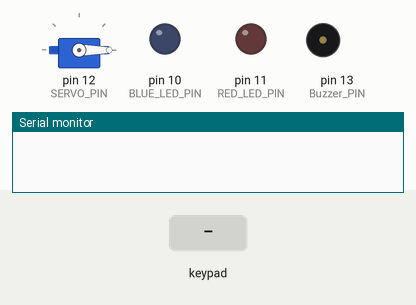
Bench run of a sketch on a simulated Arduino Uno, built with avr-gcc and run on an emulated ATmega328P. On the bench: servo, output pins drawn as LEDs (lit = HIGH), buzzer (waves = sounding, pin HIGH), the last lines printed to the serial monitor. Dashed ring = blinking. The test bench sets the inputs (shaded band).

Above: at 1.2 s.
1.3 s: key '#' pressed
At 1.4 s:
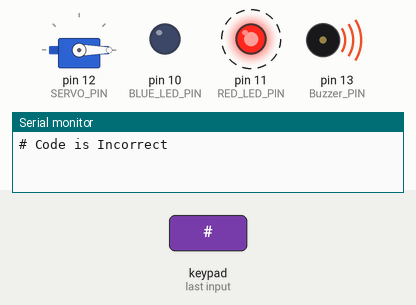
At 3.4 s:
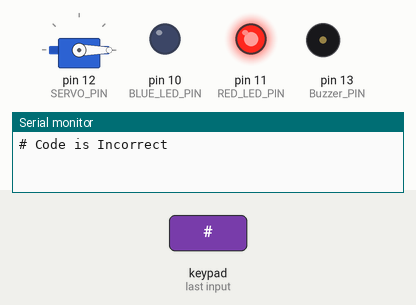
4.3 s: keypad keys 1 2 3 4 pressed 0.4 s apart
7.4 s: key 'A' pressed
8.9 s: keypad keys 1 2 3 4 * pressed 0.4 s apart
12.4 s: key 'B' pressed
13.9 s: keypad keys 1 2 3 4 D pressed 0.4 s apart
Timing chart, 0 to 16.9 s (numbered marks = the images above; inputs shaded):
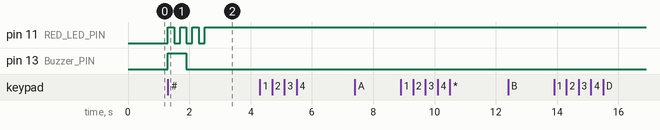

The sketch:

DoorLock.ino
```cpp
#include <Servo.h>
#include "Adafruit_Keypad.h"

// define your specific keypad here via PID
#define KEYPAD_PID3844
// define your pins here
// can ignore ones that don't apply
#define R4    2
#define R3    3
#define R2    4
#define R1    5
#define C4    6
#define C3    7
#define C2    8
#define C1    9

// define LED pins
#define BLUE_LED_PIN 10
#define RED_LED_PIN 11

// define servo pin
#define SERVO_PIN 12
#define Blink 200
#define Buzzer_PIN 13

// leave this import after the above configuration
#include "keypad_config.h"


//initialize an instance of class NewKeypad
Adafruit_Keypad customKeypad = Adafruit_Keypad( makeKeymap(keys), rowPins, colPins, ROWS, COLS);

// Array to store the last 4 keys pressed
char lastKeys[4] = {' ', ' ', ' ', ' '};

// Create a Servo object
Servo myServo;

void setup() {
  Serial.begin(9600);
  customKeypad.begin();

  // Set LED pins as output
  pinMode(BLUE_LED_PIN, OUTPUT);
  pinMode(RED_LED_PIN, OUTPUT);
  pinMode(Buzzer_PIN,OUTPUT);

  // Attach servo to pin 12
  myServo.attach(SERVO_PIN);

  // Initialize servo at 0 degrees
  myServo.write(0);
}

void loop() {
  // put your main code here, to run repeatedly:
  customKeypad.tick();

  while(customKeypad.available()){
    keypadEvent e = customKeypad.read();
    char key = (char)e.bit.KEY;
    if(e.bit.EVENT == KEY_JUST_PRESSED) {
      Serial.print(key);
      if (key != '#') {
        // shift the previous keys in the array and add the new key
        for (int i = 0; i < 3; i++) {
          lastKeys[i] = lastKeys[i+1];
        }
        lastKeys[3] = key;
      } else {
        // check if the code is correct
        if (lastKeys[0] == '1' && lastKeys[1] == '9' && lastKeys[2] == '3' && lastKeys[3] == '9') {
          Serial.println(" Code is Correct");
          digitalWrite(BLUE_LED_PIN, HIGH);  // turn on blue LED
          digitalWrite(RED_LED_PIN, LOW);   // turn off red LED

          // spin servo 90 degrees clockwise
          myServo.write(90);
          delay(5000); // wait 20 seconds
          myServo.write(0);  // spin servo 90 degrees counterclockwise to 0 degrees
          digitalWrite(BLUE_LED_PIN, LOW);   // turn off blue LED
          digitalWrite(RED_LED_PIN, HIGH);  // turn on red LED
        } else {
          Serial.println(" Code is Incorrect");
          digitalWrite(BLUE_LED_PIN, LOW);   // turn off blue LED
          digitalWrite(RED_LED_PIN, HIGH);  // turn on red LED
          digitalWrite(Buzzer_PIN, HIGH);
          delay(Blink);
          digitalWrite(RED_LED_PIN, LOW);
          delay(Blink);
          digitalWrite(RED_LED_PIN, HIGH);
          delay(Blink);
          digitalWrite(RED_LED_PIN, LOW);
          digitalWrite(Buzzer_PIN, LOW);
          delay(Blink);
          digitalWrite(RED_LED_PIN, HIGH);
          delay(Blink);
          digitalWrite(RED_LED_PIN, LOW);
          delay(Blink);
          digitalWrite(RED_LED_PIN, HIGH);

        }
      }
    }
  }

  delay(10);
}

void lock()
{
  // Do nothing for now
}
```

keypad_config.h
```cpp
// This file contains predefined setup for various Adafruit Matrix Keypads.
#ifndef __KEYPAD_CONFIG_H__
#define __KEYPAD_CONFIG_H__

#if defined(KEYPAD_PID3844)
const byte ROWS = 4; // rows
const byte COLS = 4; // columns
// define the symbols on the buttons of the keypads
char keys[ROWS][COLS] = {{'1', '2', '3', 'A'},
                         {'4', '5', '6', 'B'},
                         {'7', '8', '9', 'C'},
                         {'*', '0', '#', 'D'}};
byte rowPins[ROWS] = {R1, R2, R3,
                      R4}; // connect to the row pinouts of the keypad
byte colPins[COLS] = {C1, C2, C3,
                      C4}; // connect to the column pinouts of the keypad
#endif

#if defined(KEYPAD_PID1824) || defined(KEYPAD_PID3845) || defined(KEYPAD_PID419)
const byte ROWS = 4; // rows
const byte COLS = 3; // columns
// define the symbols on the buttons of the keypads
char keys[ROWS][COLS] = {
    {'1', '2', '3'}, {'4', '5', '6'}, {'7', '8', '9'}, {'*', '0', '#'}};
byte rowPins[ROWS] = {R1, R2, R3,
                      R4};         // connect to the row pinouts of the keypad
byte colPins[COLS] = {C1, C2, C3}; // connect to the column pinouts of the
                                   // keypad
#endif

#if defined(KEYPAD_PID1332)
const byte ROWS = 1; // rows
const byte COLS = 4; // columns
// define the symbols on the buttons of the keypads
char keys[ROWS][COLS] = {
    {'1', '2', '3', '4'},
};
byte rowPins[ROWS] = {R1}; // connect to the row pinouts of the keypad
byte colPins[COLS] = {C1, C2, C3,
                      C4}; // connect to the column pinouts of the keypad
#endif

#endif
```

Measured:
- after the input at 1.3 s, pin 11 (RED_LED_PIN): alternates HIGH for 0.20 s and LOW for 0.20 s, 7 changes in all, then stays HIGH, starting at once; pin 13 (Buzzer_PIN): LOW → HIGH at once, → LOW 0.60 s later
